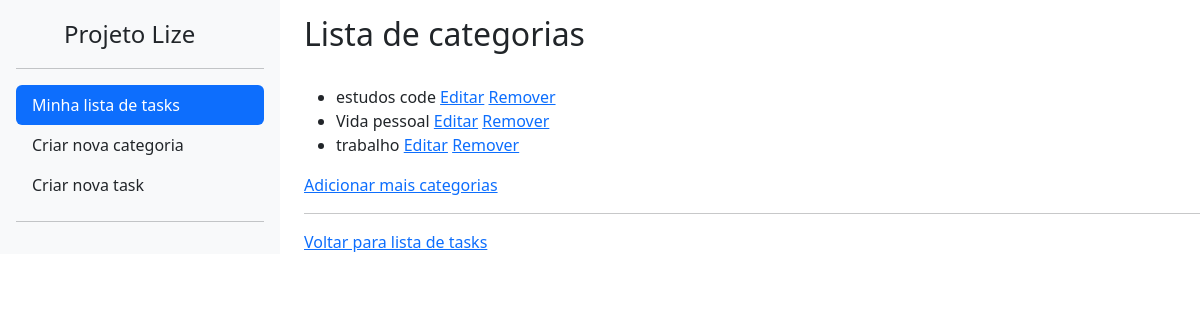
The page /category/ (signed in) on the database its author committed.
### lizetest/category/models.py (models this page shows, shortened)
class Category(BaseModel):
    name = models.CharField(max_length=255)
    author = models.ForeignKey(User,on_delete=models.CASCADE,blank=True)

### lizetest/category/views.py (the view)
# urls.py: path('', CategoryListView.as_view(), name='category_list'),
class CategoryListView(ListView,BaseViews):
    model = Category
    template_name = 'category_list.html'
    context_object_name = 'categorias'
    def get_queryset(self):
        return Category.objects.filter(author=self.request.user)

### lizetest/core/models.py (called while the page is built)
    def dispatch(self, request, *args, **kwargs):
        if not request.user.is_authenticated:
            return redirect('accounts:login')
        return super().dispatch(request, *args, **kwargs)

### lizetest/category/templates/category_list.html (shortened to what this page needs)
{% extends 'base.html' %}
  {% block content %}
  <div class="row">
    <div class="col-auto">
      {% include 'sidebar.html' %}
    </div>
    <div class="col">
      <h2 style="padding-top: 15px;">Lista de categorias</h2><br>
      <ul>
        {% for categoria in categorias %}
        <li>
          {{ categoria.name }}
          <a href="{% url 'category:category_edit' pk=categoria.pk %}">Editar</a>
          <a href="{% url 'category:category_delete' pk=categoria.pk %}">Remover</a>
        </li>
        {% endfor %}
      </ul>
      <a href="{% url 'category:category_create' %}">Adicionar mais categorias</a>
      <hr>
      <a href="{% url 'todo:task_list' %}">Voltar para lista de tasks</a>
      {% endblock %}

### rows shown on the page
Category: name "estudos code"
Category: name "Vida pessoal"
Category: name "trabalho"
